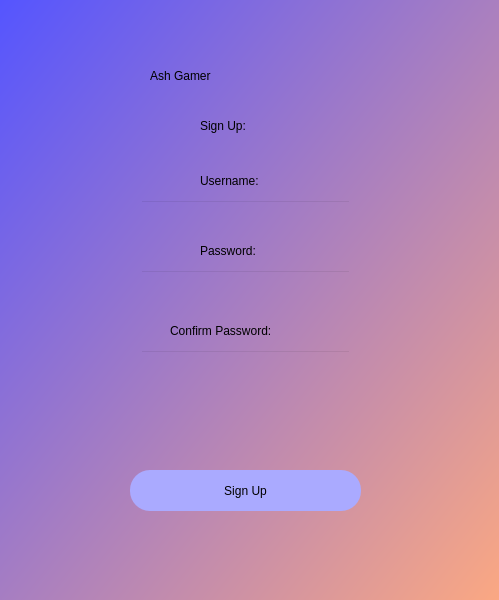
<?xml version="1.0" encoding="UTF-8"?>
<ui version="4.0">
 <class>Dialog</class>
 <widget class="QDialog" name="Dialog">
  <property name="geometry">
   <rect>
    <x>0</x>
    <y>0</y>
    <width>499</width>
    <height>600</height>
   </rect>
  </property>
  <property name="windowTitle">
   <string>Dialog</string>
  </property>
  <widget class="QWidget" name="widget" native="true">
   <property name="geometry">
    <rect>
     <x>0</x>
     <y>0</y>
     <width>501</width>
     <height>631</height>
    </rect>
   </property>
   <property name="styleSheet">
    <string notr="true">QWidget#widget{

background-color:qlineargradient(spread:pad, x1:0, y1:0, x2:1, y2:1, stop:0 rgba(85, 85, 255, 255), stop:1 rgba(255, 170, 127, 255))}</string>
   </property>
   <widget class="QLabel" name="label_3">
    <property name="geometry">
     <rect>
      <x>150</x>
      <y>40</y>
      <width>271</width>
      <height>71</height>
     </rect>
    </property>
    <property name="styleSheet">
     <string notr="true">

font: 36pt &quot;Franklin Gothic Demi Cond&quot;;</string>
    </property>
    <property name="text">
     <string>Ash Gamer</string>
    </property>
   </widget>
   <widget class="QLabel" name="label_4">
    <property name="geometry">
     <rect>
      <x>200</x>
      <y>90</y>
      <width>201</width>
      <height>71</height>
     </rect>
    </property>
    <property name="styleSheet">
     <string notr="true">font: 14pt &quot;MS Shell Dlg 2&quot;;

</string>
    </property>
    <property name="text">
     <string>Sign Up:</string>
    </property>
   </widget>
   <widget class="QPushButton" name="signup">
    <property name="geometry">
     <rect>
      <x>130</x>
      <y>470</y>
      <width>231</width>
      <height>41</height>
     </rect>
    </property>
    <property name="styleSheet">
     <string notr="true">border-radius:20px;
font: 14pt &quot;Malgun Gothic&quot;;

background-color: rgb(170, 170, 255);</string>
    </property>
    <property name="text">
     <string>Sign Up</string>
    </property>
   </widget>
   <widget class="QLineEdit" name="userf">
    <property name="geometry">
     <rect>
      <x>140</x>
      <y>200</y>
      <width>211</width>
      <height>31</height>
     </rect>
    </property>
    <property name="styleSheet">
     <string notr="true">background-color:rgba(0,0,0,0);</string>
    </property>
   </widget>
   <widget class="QLabel" name="alertsign">
    <property name="geometry">
     <rect>
      <x>60</x>
      <y>400</y>
      <width>381</width>
      <height>61</height>
     </rect>
    </property>
    <property name="styleSheet">
     <string notr="true">font: 12pt &quot;MS Reference Sans Serif&quot;; color:red;</string>
    </property>
    <property name="text">
     <string/>
    </property>
   </widget>
   <widget class="QLineEdit" name="passf">
    <property name="geometry">
     <rect>
      <x>140</x>
      <y>270</y>
      <width>211</width>
      <height>31</height>
     </rect>
    </property>
    <property name="styleSheet">
     <string notr="true">background-color:rgba(0,0,0,0);</string>
    </property>
   </widget>
   <widget class="QLineEdit" name="passcf">
    <property name="geometry">
     <rect>
      <x>140</x>
      <y>350</y>
      <width>211</width>
      <height>31</height>
     </rect>
    </property>
    <property name="styleSheet">
     <string notr="true">background-color:rgba(0,0,0,0);</string>
    </property>
   </widget>
   <widget class="QLabel" name="label_5">
    <property name="geometry">
     <rect>
      <x>200</x>
      <y>170</y>
      <width>201</width>
      <height>21</height>
     </rect>
    </property>
    <property name="styleSheet">
     <string notr="true">font: 14pt &quot;MS Shell Dlg 2&quot;;

</string>
    </property>
    <property name="text">
     <string>Username:</string>
    </property>
   </widget>
   <widget class="QLabel" name="label_6">
    <property name="geometry">
     <rect>
      <x>200</x>
      <y>240</y>
      <width>201</width>
      <height>21</height>
     </rect>
    </property>
    <property name="styleSheet">
     <string notr="true">font: 14pt &quot;MS Shell Dlg 2&quot;;

</string>
    </property>
    <property name="text">
     <string>Password:</string>
    </property>
   </widget>
   <widget class="QLabel" name="label_7">
    <property name="geometry">
     <rect>
      <x>170</x>
      <y>320</y>
      <width>201</width>
      <height>21</height>
     </rect>
    </property>
    <property name="styleSheet">
     <string notr="true">font: 14pt &quot;MS Shell Dlg 2&quot;;

</string>
    </property>
    <property name="text">
     <string>Confirm Password:</string>
    </property>
   </widget>
  </widget>
 </widget>
 <resources/>
 <connections/>
</ui>
